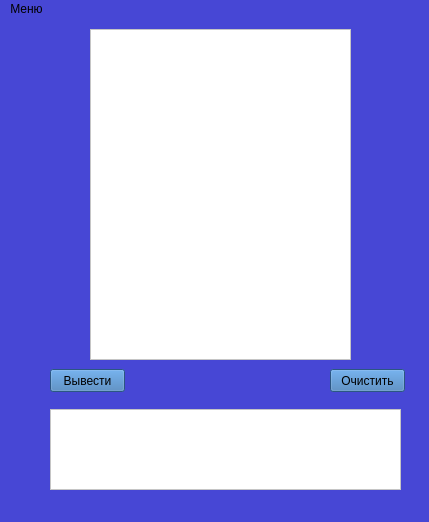
<?xml version="1.0" encoding="UTF-8"?>
<ui version="4.0">
 <class>MainWindow</class>
 <widget class="QMainWindow" name="MainWindow">
  <property name="geometry">
   <rect>
    <x>0</x>
    <y>0</y>
    <width>429</width>
    <height>522</height>
   </rect>
  </property>
  <property name="minimumSize">
   <size>
    <width>429</width>
    <height>522</height>
   </size>
  </property>
  <property name="maximumSize">
   <size>
    <width>429</width>
    <height>522</height>
   </size>
  </property>
  <property name="windowTitle">
   <string>MainWindow</string>
  </property>
  <property name="styleSheet">
   <string notr="true">background-color: rgb(71, 71, 213);</string>
  </property>
  <widget class="QWidget" name="centralwidget">
   <widget class="QPushButton" name="pushButton">
    <property name="geometry">
     <rect>
      <x>50</x>
      <y>350</y>
      <width>75</width>
      <height>23</height>
     </rect>
    </property>
    <property name="styleSheet">
     <string notr="true">background-color: rgb(60, 121, 182);</string>
    </property>
    <property name="text">
     <string>Вывести</string>
    </property>
   </widget>
   <widget class="QTextEdit" name="textEdit">
    <property name="geometry">
     <rect>
      <x>90</x>
      <y>10</y>
      <width>261</width>
      <height>331</height>
     </rect>
    </property>
    <property name="styleSheet">
     <string notr="true">background-color: rgb(255, 255, 255);</string>
    </property>
   </widget>
   <widget class="QTextEdit" name="textEdit_2">
    <property name="geometry">
     <rect>
      <x>50</x>
      <y>390</y>
      <width>351</width>
      <height>81</height>
     </rect>
    </property>
    <property name="styleSheet">
     <string notr="true">background-color: rgb(255, 255, 255);</string>
    </property>
   </widget>
   <widget class="QPushButton" name="pushButton_2">
    <property name="geometry">
     <rect>
      <x>330</x>
      <y>350</y>
      <width>75</width>
      <height>23</height>
     </rect>
    </property>
    <property name="styleSheet">
     <string notr="true">background-color: rgb(60, 121, 182);</string>
    </property>
    <property name="text">
     <string>Очистить</string>
    </property>
   </widget>
  </widget>
  <widget class="QMenuBar" name="menubar">
   <property name="geometry">
    <rect>
     <x>0</x>
     <y>0</y>
     <width>429</width>
     <height>21</height>
    </rect>
   </property>
   <widget class="QMenu" name="menu">
    <property name="title">
     <string>Меню</string>
    </property>
    <addaction name="action"/>
   </widget>
   <addaction name="menu"/>
  </widget>
  <widget class="QStatusBar" name="statusbar"/>
  <action name="action">
   <property name="text">
    <string>Считать из файла</string>
   </property>
  </action>
  <action name="action_2">
   <property name="text">
    <string>Сохранить в файл</string>
   </property>
  </action>
 </widget>
 <resources/>
 <connections/>
</ui>
